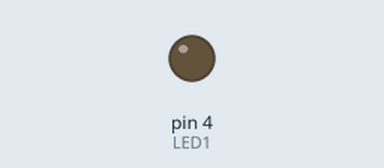
The sketch below on a simulated Arduino Nano, built with avr-gcc and run on an emulated ATmega328P. On the bench: output pins drawn as LEDs (lit = HIGH).

Above: at 0.1 s.
At 0.6 s:
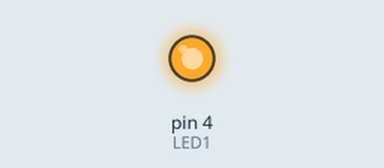
Timing chart, 0 to 2.1 s (numbered marks = the images above):
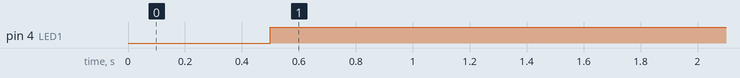

Measured:
- by itself, pin 4 (LED1): LOW → HIGH at 0.50 s

The sketch:

GroundStation_TURN_ON_LED1.ino
```cpp
//THIS PROGRAM BLINK LED1 ON THE ARDUINO NANO GROUND STATION

#define LED1 4
void setup() {
pinMode(LED1, OUTPUT);

}

void loop() {
  delay(500);
  digitalWrite(LED1, HIGH);
  delay(500);

}
```
